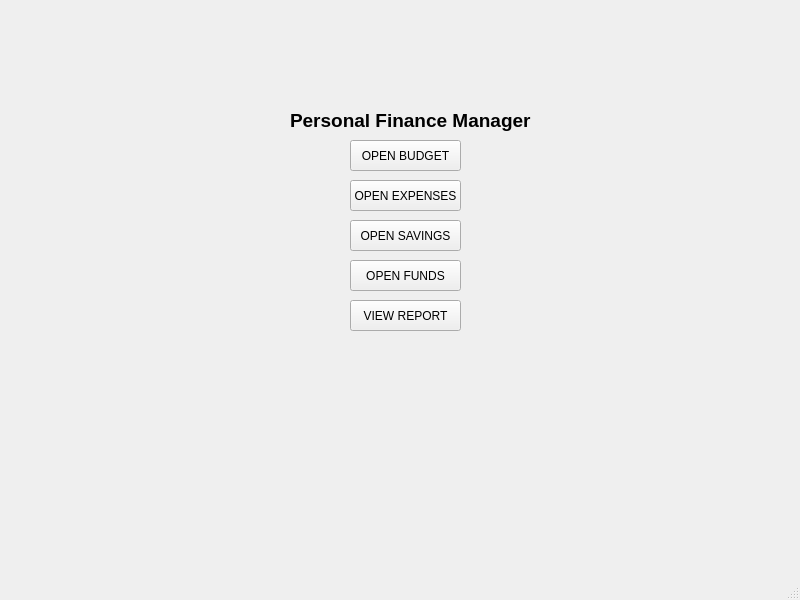
<?xml version="1.0" encoding="UTF-8"?>
<ui version="4.0">
 <class>MainWindow</class>
 <widget class="QMainWindow" name="MainWindow">
  <property name="geometry">
   <rect>
    <x>0</x>
    <y>0</y>
    <width>800</width>
    <height>600</height>
   </rect>
  </property>
  <property name="windowTitle">
   <string>MainWindow</string>
  </property>
  <widget class="QWidget" name="centralwidget">
   <widget class="QLabel" name="label">
    <property name="geometry">
     <rect>
      <x>290</x>
      <y>90</y>
      <width>241</width>
      <height>61</height>
     </rect>
    </property>
    <property name="text">
     <string>&lt;html&gt;&lt;head/&gt;&lt;body&gt;&lt;p&gt;&lt;span style=&quot; font-size:14pt; font-weight:700;&quot;&gt;Personal Finance Manager&lt;/span&gt;&lt;/p&gt;&lt;/body&gt;&lt;/html&gt;</string>
    </property>
   </widget>
   <widget class="QPushButton" name="pushButton">
    <property name="geometry">
     <rect>
      <x>350</x>
      <y>140</y>
      <width>111</width>
      <height>31</height>
     </rect>
    </property>
    <property name="text">
     <string>OPEN BUDGET</string>
    </property>
   </widget>
   <widget class="QPushButton" name="pushButton_2">
    <property name="geometry">
     <rect>
      <x>350</x>
      <y>180</y>
      <width>111</width>
      <height>31</height>
     </rect>
    </property>
    <property name="text">
     <string>OPEN EXPENSES</string>
    </property>
   </widget>
   <widget class="QPushButton" name="pushButton_3">
    <property name="geometry">
     <rect>
      <x>350</x>
      <y>220</y>
      <width>111</width>
      <height>31</height>
     </rect>
    </property>
    <property name="text">
     <string>OPEN SAVINGS</string>
    </property>
   </widget>
   <widget class="QPushButton" name="pushButton_4">
    <property name="geometry">
     <rect>
      <x>350</x>
      <y>260</y>
      <width>111</width>
      <height>31</height>
     </rect>
    </property>
    <property name="text">
     <string>OPEN FUNDS</string>
    </property>
   </widget>
   <widget class="QPushButton" name="pushButton_5">
    <property name="geometry">
     <rect>
      <x>350</x>
      <y>300</y>
      <width>111</width>
      <height>31</height>
     </rect>
    </property>
    <property name="text">
     <string>VIEW REPORT</string>
    </property>
   </widget>
  </widget>
  <widget class="QMenuBar" name="menubar">
   <property name="geometry">
    <rect>
     <x>0</x>
     <y>0</y>
     <width>800</width>
     <height>21</height>
    </rect>
   </property>
  </widget>
  <widget class="QStatusBar" name="statusbar"/>
 </widget>
 <resources/>
 <connections/>
</ui>
